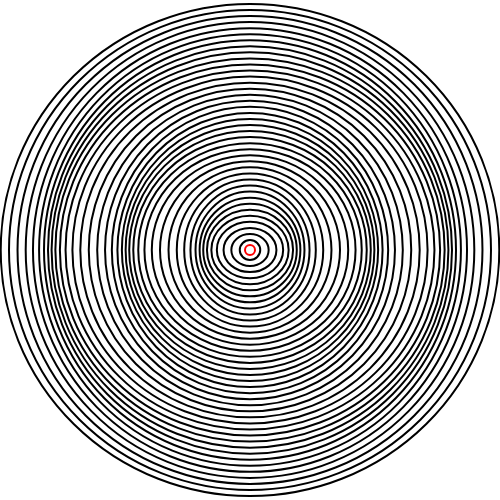
Frame 1 (no input)
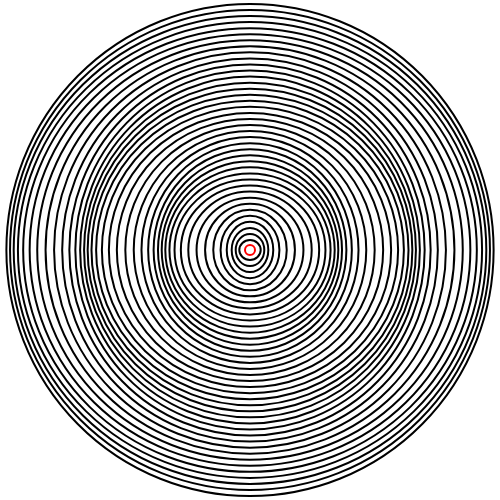
Frame 60 (no input)
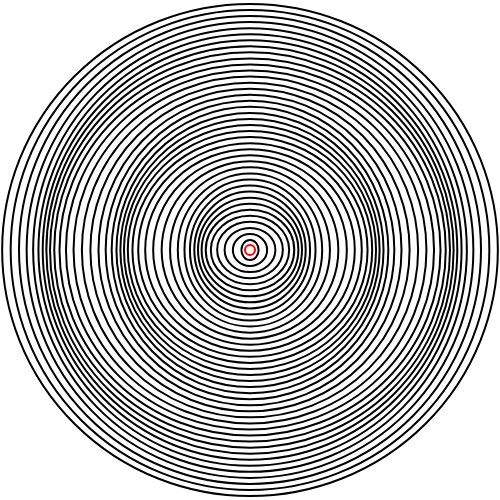
Frame 120 (the mouse pressed at the canvas centre since frame 60)

The p5.js sketch that drew these frames (run headless with seeded random() and noise() and a simulated clock; from frame 60 on, the mouse is pressed at the canvas centre):

// p5.js sketch
// ── sketch.js
function setup() {
  createCanvas(500, 500);
  noFill();
  strokeWeight(2);
}

function draw() {
  background('white');

  let centerX = width / 2;
  let centerY = height / 2;
  let maxRadius = min(width, height) * 0.5;

  for (let i = 0; i < 40; i++) {
      let radius = map(i, 0, 19, 20, maxRadius);
      let waveOffset = sin(frameCount * 0.05 + i * 0.5) * 10;
      
      stroke('black');
      ellipse(centerX, centerY, radius + waveOffset, radius);
  }

  stroke('red');
  ellipse(centerX, centerY, 10, 10);
}

// ── style.css
.sketch-14-2025 {
    margin: 0;
    padding: 0;
    background-color: white;
    animation: fade-in;
    display: flex;
    justify-content: center;
    align-items: center;
    height: 100vh;
}

@keyframes fade-in {
    from {
        opacity: 0;
    }
    to {
        opacity: 1;
    }
}
